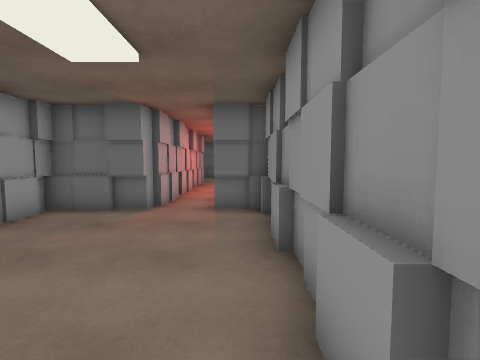
view 1 (above)

12 first-person views from a walk through a scene from a Unity 3-D project. The camera is 1.4 m above the floor, tilts 4° down and sees 85° across. The floor is counted in squares, 1 m on a side. Each view is taken from the middle of a square. On the plan, view 1 faces up. The plan holds only what a view shows up to about 13 squares ahead; the rest is blank. The player character is not drawn.

view 2
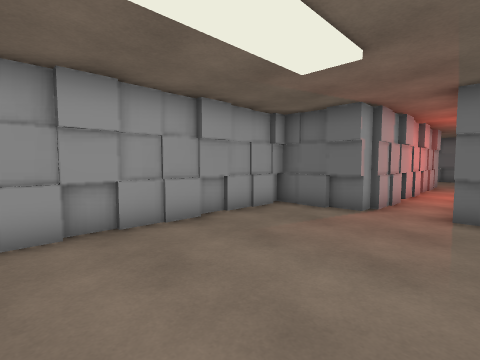

view 3
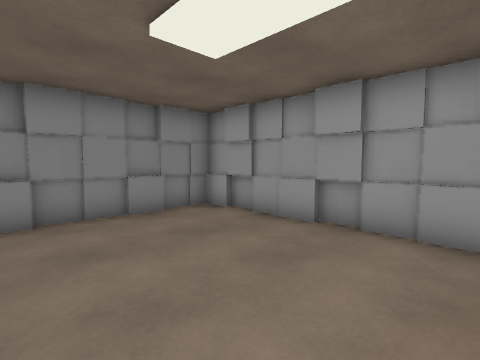

view 4
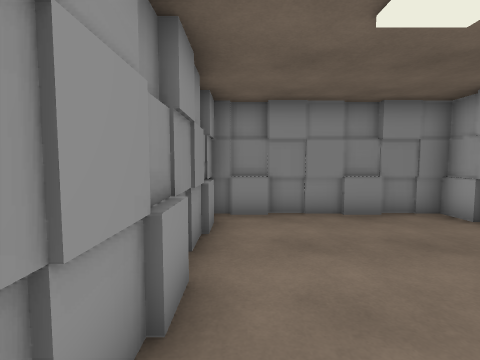

view 5
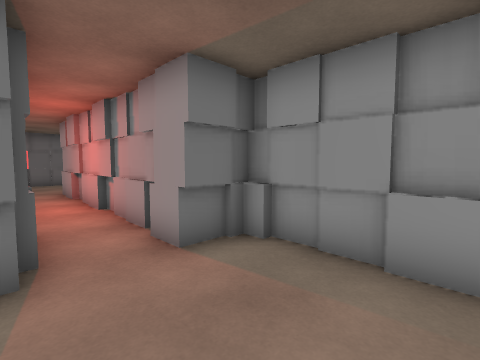

view 6
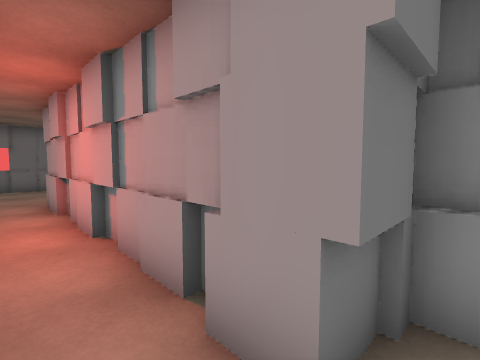

view 7
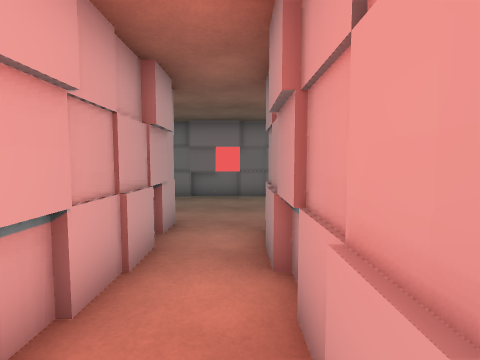

view 8
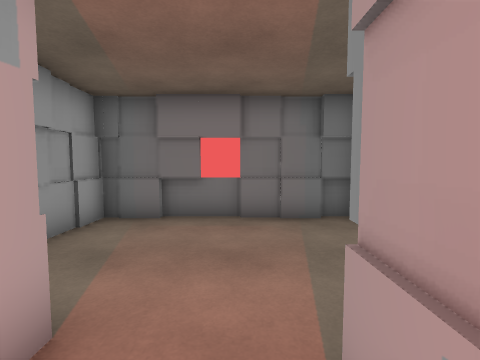

view 9
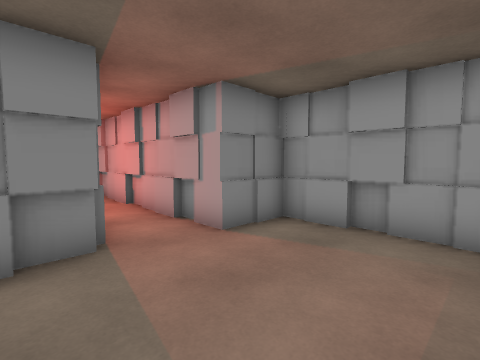

view 10
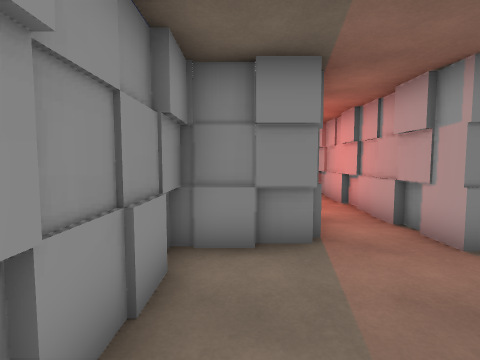

view 11
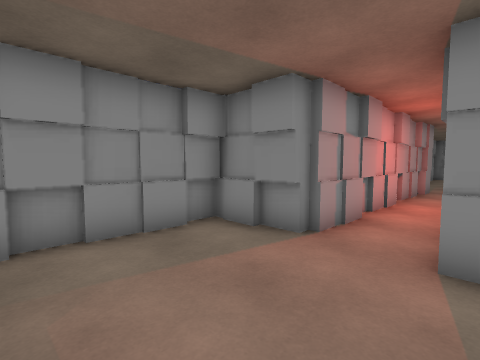

view 12
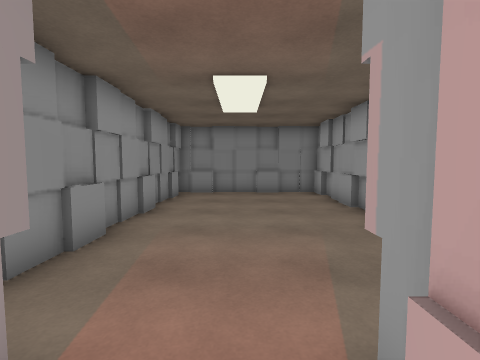

### Floor plan
Points are (right, up) in squares from view 1. A wall is a line through its corners. A room is listed if a view was taken in it or the views show most of it. See-through windows are left out.
Room 1 (views 1, 2, 3, 4, 5, 6, 7, 8, 12)
walls: (-2.7, 7.5) (-5.8, 7.5); (-0.7, 7.7) (-0.7, 8.8); (-2.7, 8.3) (-2.7, 7.7); (0.6, 7.5) (-0.7, 7.5); (-0.5, 8.4) (-0.5, 17.3); (-5.5, 7.6) (-5.5, -3) (0.8, -3) (0.8, -1.4); (0.8, -1) (0.8, 7.5); (-0.2, 17.1) (-0.2, 17.6); (-2.5, 18) (-2.5, 8.1)
low walls: (0.6, 4) (0.6, 5); (-2.7, 7.7) (-3.8, 7.7); (0.6, 7) (0.6, 7.7) (-0.7, 7.7); (-5.6, 5.1) (-5.6, 4.1); (-5.6, 2.1) (-5.6, 1); (0.6, 1) (0.6, 2); (-5.6, -1.1) (-5.6, -2); (0.6, -2) (0.6, -1); (-0.9, -2.8) (0.2, -2.8); (-3.9, -2.8) (-2.8, -2.8)
ways out: opening at (-1.5, 18) to room 2
Room 2 (views 9, 10, 11)
walls: (-1.9, 22.4) (-4, 22.4); (-3.5, 17.8) (-2.5, 17.8); (-0.2, 17.8) (2.2, 17.8); (1.7, 22.4) (0, 22.4); (1.9, 22.6) (-4.5, 22.6) (-4.5, 18) (-2.5, 18); (2, 17.6) (2, 21.9)
low walls: (-0.2, 17.6) (0.7, 17.6); (2.2, 20.6) (2.2, 21.8); (2.2, 17.8) (2.2, 18.6)
ways out: opening at (-1.5, 18) to room 1

Where each view was taken, in squares from view 1:
view 1: 0 up, 0 right, facing up
view 2: 0 up, 0 right, facing up-left
view 3: 4 up, 0 right, facing down-left
view 4: 4 up, 0 right, facing down
view 5: 4 up, 3 left, facing up-right
view 6: 7 up, 2 left, facing up-right
view 7: 12 up, 1 left, facing up
view 8: 16 up, 1 left, facing up
view 9: 22 up, 1 right, facing down-left
view 10: 22 up, 1 right, facing down
view 11: 22 up, 3 left, facing down-right
view 12: 9 up, 2 left, facing down
